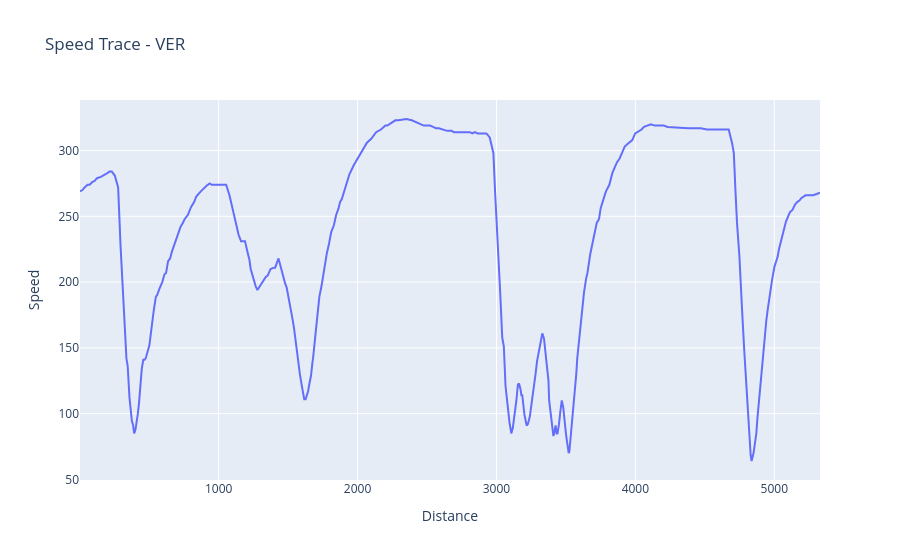

Source (notebook cell):
### Code cell
driver = 'VER'  # change driver
lap = session.laps.pick_driver(driver).pick_fastest()

car_data = lap.get_car_data().add_distance()

fig = px.line(
    car_data,
    x='Distance',
    y='Speed',
    title=f"Speed Trace - {driver}"
)

fig.show()

### Figure 1 — Plotly figure (JSON) as saved in the notebook; plotly's stock layout.template omitted (floating-point values rounded to 4 significant figures; data arrays with more than 128 entries replaced by an {"elided": "..."} marker saying what was removed)
{"data": [{"hovertemplate": "Distance=%{x}<br>Speed=%{y}<extra></extra>", "legendgroup": "", "line": {"color": "#636efa", "dash": "solid"}, "marker": {"symbol": "circle"}, "mode": "lines", "name": "", "orientation": "v", "showlegend": false, "type": "scatter", "x": {"elided": "352 float values"}, "xaxis": "x", "y": {"elided": "352 float values"}, "yaxis": "y"}], "layout": {"legend": {"tracegroupgap": 0}, "title": {"text": "Speed Trace - VER"}, "xaxis": {"anchor": "y", "domain": [0, 1], "title": {"text": "Distance"}}, "yaxis": {"anchor": "x", "domain": [0, 1], "title": {"text": "Speed"}}}}
